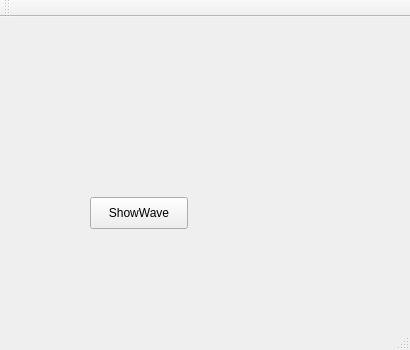
<?xml version="1.0" encoding="UTF-8"?>
<ui version="4.0">
 <class>MainWindow</class>
 <widget class="QMainWindow" name="MainWindow">
  <property name="geometry">
   <rect>
    <x>0</x>
    <y>0</y>
    <width>410</width>
    <height>350</height>
   </rect>
  </property>
  <property name="windowTitle">
   <string>MainWindow</string>
  </property>
  <widget class="QWidget" name="centralWidget">
   <widget class="QPushButton" name="pushButton">
    <property name="geometry">
     <rect>
      <x>90</x>
      <y>180</y>
      <width>98</width>
      <height>32</height>
     </rect>
    </property>
    <property name="text">
     <string>ShowWave</string>
    </property>
   </widget>
  </widget>
  <widget class="QMenuBar" name="menuBar">
   <property name="geometry">
    <rect>
     <x>0</x>
     <y>0</y>
     <width>410</width>
     <height>28</height>
    </rect>
   </property>
  </widget>
  <widget class="QToolBar" name="mainToolBar">
   <attribute name="toolBarArea">
    <enum>TopToolBarArea</enum>
   </attribute>
   <attribute name="toolBarBreak">
    <bool>false</bool>
   </attribute>
  </widget>
  <widget class="QStatusBar" name="statusBar"/>
 </widget>
 <layoutdefault spacing="6" margin="11"/>
 <resources/>
 <connections/>
</ui>
